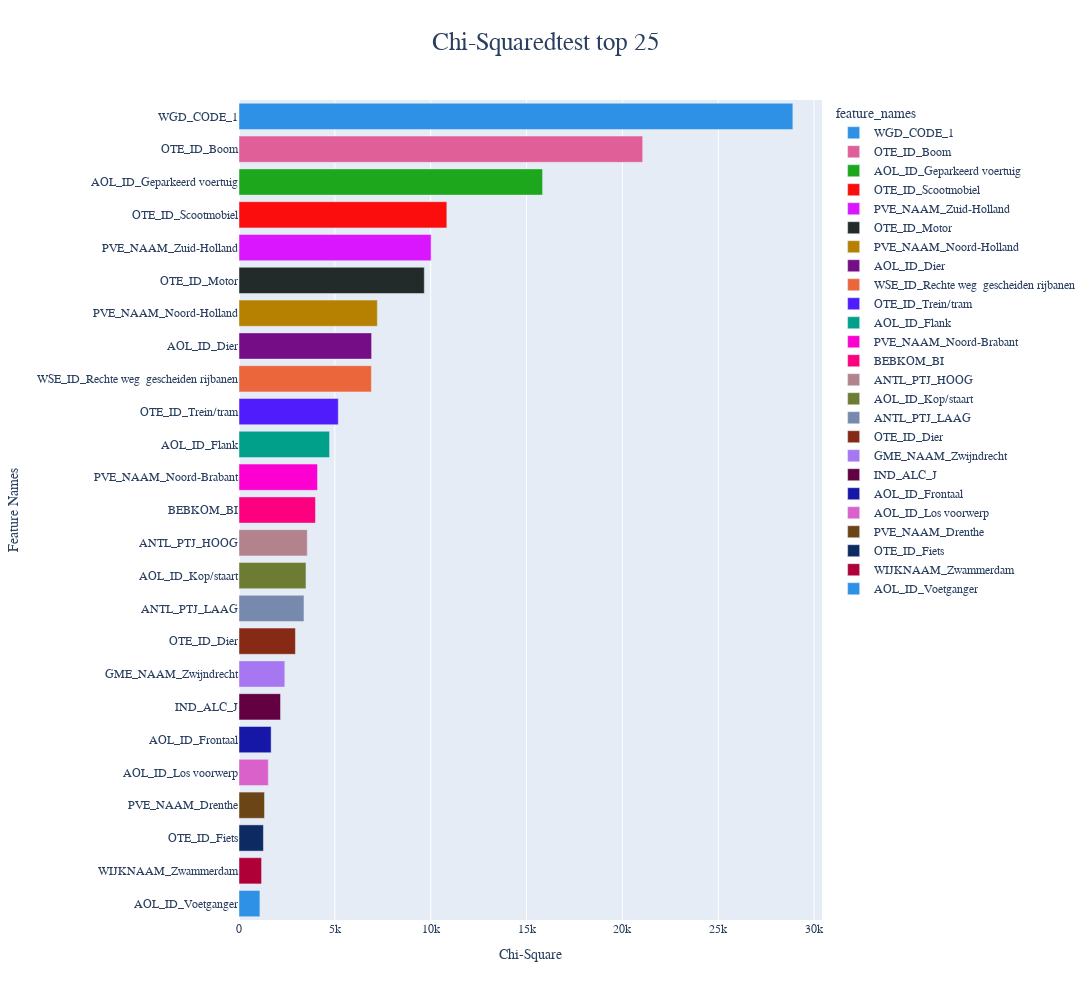

The code cell stored with this chart in its notebook:
### Code cell
# Chi^2 anlayse
k = 25
fs = select_features(feature_selection, target, score_func='chi2', k=k)

mask = fs.get_support().tolist()
K_feature_names = feature_names[mask]

# len(fs.scores_)
plot_feature_importance(fs.scores_[mask], K_feature_names, 'Chi-Squared feature importance', 'chi2')

### Figure 1 — Plotly figure (JSON) as saved in the notebook; plotly's stock layout.template omitted (floating-point values rounded to 4 significant figures)
{"data": [{"alignmentgroup": "True", "hovertemplate": "feature_names=%{y}<br>feature_importance=%{x}<extra></extra>", "legendgroup": "WGD_CODE_1", "marker": {"color": "#2E91E5"}, "name": "WGD_CODE_1", "offsetgroup": "WGD_CODE_1", "orientation": "h", "showlegend": true, "textposition": "auto", "type": "bar", "x": [28890.0], "xaxis": "x", "y": ["WGD_CODE_1"], "yaxis": "y"}, {"alignmentgroup": "True", "hovertemplate": "feature_names=%{y}<br>feature_importance=%{x}<extra></extra>", "legendgroup": "OTE_ID_Boom", "marker": {"color": "#E15F99"}, "name": "OTE_ID_Boom", "offsetgroup": "OTE_ID_Boom", "orientation": "h", "showlegend": true, "textposition": "auto", "type": "bar", "x": [21060.0], "xaxis": "x", "y": ["OTE_ID_Boom"], "yaxis": "y"}, {"alignmentgroup": "True", "hovertemplate": "feature_names=%{y}<br>feature_importance=%{x}<extra></extra>", "legendgroup": "AOL_ID_Geparkeerd voertuig", "marker": {"color": "#1CA71C"}, "name": "AOL_ID_Geparkeerd voertuig", "offsetgroup": "AOL_ID_Geparkeerd voertuig", "orientation": "h", "showlegend": true, "textposition": "auto", "type": "bar", "x": [15840.0], "xaxis": "x", "y": ["AOL_ID_Geparkeerd voertuig"], "yaxis": "y"}, {"alignmentgroup": "True", "hovertemplate": "feature_names=%{y}<br>feature_importance=%{x}<extra></extra>", "legendgroup": "OTE_ID_Scootmobiel", "marker": {"color": "#FB0D0D"}, "name": "OTE_ID_Scootmobiel", "offsetgroup": "OTE_ID_Scootmobiel", "orientation": "h", "showlegend": true, "textposition": "auto", "type": "bar", "x": [10840.0], "xaxis": "x", "y": ["OTE_ID_Scootmobiel"], "yaxis": "y"}, {"alignmentgroup": "True", "hovertemplate": "feature_names=%{y}<br>feature_importance=%{x}<extra></extra>", "legendgroup": "PVE_NAAM_Zuid-Holland", "marker": {"color": "#DA16FF"}, "name": "PVE_NAAM_Zuid-Holland", "offsetgroup": "PVE_NAAM_Zuid-Holland", "orientation": "h", "showlegend": true, "textposition": "auto", "type": "bar", "x": [10020.0], "xaxis": "x", "y": ["PVE_NAAM_Zuid-Holland"], "yaxis": "y"}, {"alignmentgroup": "True", "hovertemplate": "feature_names=%{y}<br>feature_importance=%{x}<extra></extra>", "legendgroup": "OTE_ID_Motor", "marker": {"color": "#222A2A"}, "name": "OTE_ID_Motor", "offsetgroup": "OTE_ID_Motor", "orientation": "h", "showlegend": true, "textposition": "auto", "type": "bar", "x": [9666.0], "xaxis": "x", "y": ["OTE_ID_Motor"], "yaxis": "y"}, {"alignmentgroup": "True", "hovertemplate": "feature_names=%{y}<br>feature_importance=%{x}<extra></extra>", "legendgroup": "PVE_NAAM_Noord-Holland", "marker": {"color": "#B68100"}, "name": "PVE_NAAM_Noord-Holland", "offsetgroup": "PVE_NAAM_Noord-Holland", "orientation": "h", "showlegend": true, "textposition": "auto", "type": "bar", "x": [7216.0], "xaxis": "x", "y": ["PVE_NAAM_Noord-Holland"], "yaxis": "y"}, {"alignmentgroup": "True", "hovertemplate": "feature_names=%{y}<br>feature_importance=%{x}<extra></extra>", "legendgroup": "AOL_ID_Dier", "marker": {"color": "#750D86"}, "name": "AOL_ID_Dier", "offsetgroup": "AOL_ID_Dier", "orientation": "h", "showlegend": true, "textposition": "auto", "type": "bar", "x": [6917.0], "xaxis": "x", "y": ["AOL_ID_Dier"], "yaxis": "y"}, {"alignmentgroup": "True", "hovertemplate": "feature_names=%{y}<br>feature_importance=%{x}<extra></extra>", "legendgroup": "WSE_ID_Rechte weg  gescheiden rijbanen", "marker": {"color": "#EB663B"}, "name": "WSE_ID_Rechte weg  gescheiden rijbanen", "offsetgroup": "WSE_ID_Rechte weg  gescheiden rijbanen", "orientation": "h", "showlegend": true, "textposition": "auto", "type": "bar", "x": [6906.0], "xaxis": "x", "y": ["WSE_ID_Rechte weg  gescheiden rijbanen"], "yaxis": "y"}, {"alignmentgroup": "True", "hovertemplate": "feature_names=%{y}<br>feature_importance=%{x}<extra></extra>", "legendgroup": "OTE_ID_Trein/tram", "marker": {"color": "#511CFB"}, "name": "OTE_ID_Trein/tram", "offsetgroup": "OTE_ID_Trein/tram", "orientation": "h", "showlegend": true, "textposition": "auto", "type": "bar", "x": [5179.0], "xaxis": "x", "y": ["OTE_ID_Trein/tram"], "yaxis": "y"}, {"alignmentgroup": "True", "hovertemplate": "feature_names=%{y}<br>feature_importance=%{x}<extra></extra>", "legendgroup": "AOL_ID_Flank", "marker": {"color": "#00A08B"}, "name": "AOL_ID_Flank", "offsetgroup": "AOL_ID_Flank", "orientation": "h", "showlegend": true, "textposition": "auto", "type": "bar", "x": [4724.0], "xaxis": "x", "y": ["AOL_ID_Flank"], "yaxis": "y"}, {"alignmentgroup": "True", "hovertemplate": "feature_names=%{y}<br>feature_importance=%{x}<extra></extra>", "legendgroup": "PVE_NAAM_Noord-Brabant", "marker": {"color": "#FB00D1"}, "name": "PVE_NAAM_Noord-Brabant", "offsetgroup": "PVE_NAAM_Noord-Brabant", "orientation": "h", "showlegend": true, "textposition": "auto", "type": "bar", "x": [4095.0], "xaxis": "x", "y": ["PVE_NAAM_Noord-Brabant"], "yaxis": "y"}, {"alignmentgroup": "True", "hovertemplate": "feature_names=%{y}<br>feature_importance=%{x}<extra></extra>", "legendgroup": "BEBKOM_BI", "marker": {"color": "#FC0080"}, "name": "BEBKOM_BI", "offsetgroup": "BEBKOM_BI", "orientation": "h", "showlegend": true, "textposition": "auto", "type": "bar", "x": [3989.0], "xaxis": "x", "y": ["BEBKOM_BI"], "yaxis": "y"}, {"alignmentgroup": "True", "hovertemplate": "feature_names=%{y}<br>feature_importance=%{x}<extra></extra>", "legendgroup": "ANTL_PTJ_HOOG", "marker": {"color": "#B2828D"}, "name": "ANTL_PTJ_HOOG", "offsetgroup": "ANTL_PTJ_HOOG", "orientation": "h", "showlegend": true, "textposition": "auto", "type": "bar", "x": [3561.0], "xaxis": "x", "y": ["ANTL_PTJ_HOOG"], "yaxis": "y"}, {"alignmentgroup": "True", "hovertemplate": "feature_names=%{y}<br>feature_importance=%{x}<extra></extra>", "legendgroup": "AOL_ID_Kop/staart", "marker": {"color": "#6C7C32"}, "name": "AOL_ID_Kop/staart", "offsetgroup": "AOL_ID_Kop/staart", "orientation": "h", "showlegend": true, "textposition": "auto", "type": "bar", "x": [3494.0], "xaxis": "x", "y": ["AOL_ID_Kop/staart"], "yaxis": "y"}, {"alignmentgroup": "True", "hovertemplate": "feature_names=%{y}<br>feature_importance=%{x}<extra></extra>", "legendgroup": "ANTL_PTJ_LAAG", "marker": {"color": "#778AAE"}, "name": "ANTL_PTJ_LAAG", "offsetgroup": "ANTL_PTJ_LAAG", "orientation": "h", "showlegend": true, "textposition": "auto", "type": "bar", "x": [3389.0], "xaxis": "x", "y": ["ANTL_PTJ_LAAG"], "yaxis": "y"}, {"alignmentgroup": "True", "hovertemplate": "feature_names=%{y}<br>feature_importance=%{x}<extra></extra>", "legendgroup": "OTE_ID_Dier", "marker": {"color": "#862A16"}, "name": "OTE_ID_Dier", "offsetgroup": "OTE_ID_Dier", "orientation": "h", "showlegend": true, "textposition": "auto", "type": "bar", "x": [2944.0], "xaxis": "x", "y": ["OTE_ID_Dier"], "yaxis": "y"}, {"alignmentgroup": "True", "hovertemplate": "feature_names=%{y}<br>feature_importance=%{x}<extra></extra>", "legendgroup": "GME_NAAM_Zwijndrecht", "marker": {"color": "#A777F1"}, "name": "GME_NAAM_Zwijndrecht", "offsetgroup": "GME_NAAM_Zwijndrecht", "orientation": "h", "showlegend": true, "textposition": "auto", "type": "bar", "x": [2389.0], "xaxis": "x", "y": ["GME_NAAM_Zwijndrecht"], "yaxis": "y"}, {"alignmentgroup": "True", "hovertemplate": "feature_names=%{y}<br>feature_importance=%{x}<extra></extra>", "legendgroup": "IND_ALC_J", "marker": {"color": "#620042"}, "name": "IND_ALC_J", "offsetgroup": "IND_ALC_J", "orientation": "h", "showlegend": true, "textposition": "auto", "type": "bar", "x": [2166.0], "xaxis": "x", "y": ["IND_ALC_J"], "yaxis": "y"}, {"alignmentgroup": "True", "hovertemplate": "feature_names=%{y}<br>feature_importance=%{x}<extra></extra>", "legendgroup": "AOL_ID_Frontaal", "marker": {"color": "#1616A7"}, "name": "AOL_ID_Frontaal", "offsetgroup": "AOL_ID_Frontaal", "orientation": "h", "showlegend": true, "textposition": "auto", "type": "bar", "x": [1676.0], "xaxis": "x", "y": ["AOL_ID_Frontaal"], "yaxis": "y"}, {"alignmentgroup": "True", "hovertemplate": "feature_names=%{y}<br>feature_importance=%{x}<extra></extra>", "legendgroup": "AOL_ID_Los voorwerp", "marker": {"color": "#DA60CA"}, "name": "AOL_ID_Los voorwerp", "offsetgroup": "AOL_ID_Los voorwerp", "orientation": "h", "showlegend": true, "textposition": "auto", "type": "bar", "x": [1528.0], "xaxis": "x", "y": ["AOL_ID_Los voorwerp"], "yaxis": "y"}, {"alignmentgroup": "True", "hovertemplate": "feature_names=%{y}<br>feature_importance=%{x}<extra></extra>", "legendgroup": "PVE_NAAM_Drenthe", "marker": {"color": "#6C4516"}, "name": "PVE_NAAM_Drenthe", "offsetgroup": "PVE_NAAM_Drenthe", "orientation": "h", "showlegend": true, "textposition": "auto", "type": "bar", "x": [1332.0], "xaxis": "x", "y": ["PVE_NAAM_Drenthe"], "yaxis": "y"}, {"alignmentgroup": "True", "hovertemplate": "feature_names=%{y}<br>feature_importance=%{x}<extra></extra>", "legendgroup": "OTE_ID_Fiets", "marker": {"color": "#0D2A63"}, "name": "OTE_ID_Fiets", "offsetgroup": "OTE_ID_Fiets", "orientation": "h", "showlegend": true, "textposition": "auto", "type": "bar", "x": [1274.0], "xaxis": "x", "y": ["OTE_ID_Fiets"], "yaxis": "y"}, {"alignmentgroup": "True", "hovertemplate": "feature_names=%{y}<br>feature_importance=%{x}<extra></extra>", "legendgroup": "WIJKNAAM_Zwammerdam", "marker": {"color": "#AF0038"}, "name": "WIJKNAAM_Zwammerdam", "offsetgroup": "WIJKNAAM_Zwammerdam", "orientation": "h", "showlegend": true, "textposition": "auto", "type": "bar", "x": [1177.0], "xaxis": "x", "y": ["WIJKNAAM_Zwammerdam"], "yaxis": "y"}, {"alignmentgroup": "True", "hovertemplate": "feature_names=%{y}<br>feature_importance=%{x}<extra></extra>", "legendgroup": "AOL_ID_Voetganger", "marker": {"color": "#2E91E5"}, "name": "AOL_ID_Voetganger", "offsetgroup": "AOL_ID_Voetganger", "orientation": "h", "showlegend": true, "textposition": "auto", "type": "bar", "x": [1090.0], "xaxis": "x", "y": ["AOL_ID_Voetganger"], "yaxis": "y"}], "layout": {"barmode": "relative", "font": {"family": "Cambria"}, "height": 1000, "legend": {"title": {"text": "feature_names"}, "tracegroupgap": 0}, "title": {"font": {"family": "Cambria", "size": 25}, "text": "Chi-Squaredtest top 25", "x": 0.5}, "width": 1500, "xaxis": {"anchor": "y", "autorange": true, "domain": [0, 1], "range": [0, 30410.0], "title": {"text": "Chi-Square"}, "type": "linear"}, "yaxis": {"anchor": "x", "autorange": true, "categoryarray": ["AOL_ID_Voetganger", "WIJKNAAM_Zwammerdam", "OTE_ID_Fiets", "PVE_NAAM_Drenthe", "AOL_ID_Los voorwerp", "AOL_ID_Frontaal", "IND_ALC_J", "GME_NAAM_Zwijndrecht", "OTE_ID_Dier", "ANTL_PTJ_LAAG", "AOL_ID_Kop/staart", "ANTL_PTJ_HOOG", "BEBKOM_BI", "PVE_NAAM_Noord-Brabant", "AOL_ID_Flank", "OTE_ID_Trein/tram", "WSE_ID_Rechte weg  gescheiden rijbanen", "AOL_ID_Dier", "PVE_NAAM_Noord-Holland", "OTE_ID_Motor", "PVE_NAAM_Zuid-Holland", "OTE_ID_Scootmobiel", "AOL_ID_Geparkeerd voertuig", "OTE_ID_Boom", "WGD_CODE_1"], "categoryorder": "array", "domain": [0, 1], "range": [-0.5, 24.5], "title": {"text": "Feature Names"}, "type": "category"}}}
